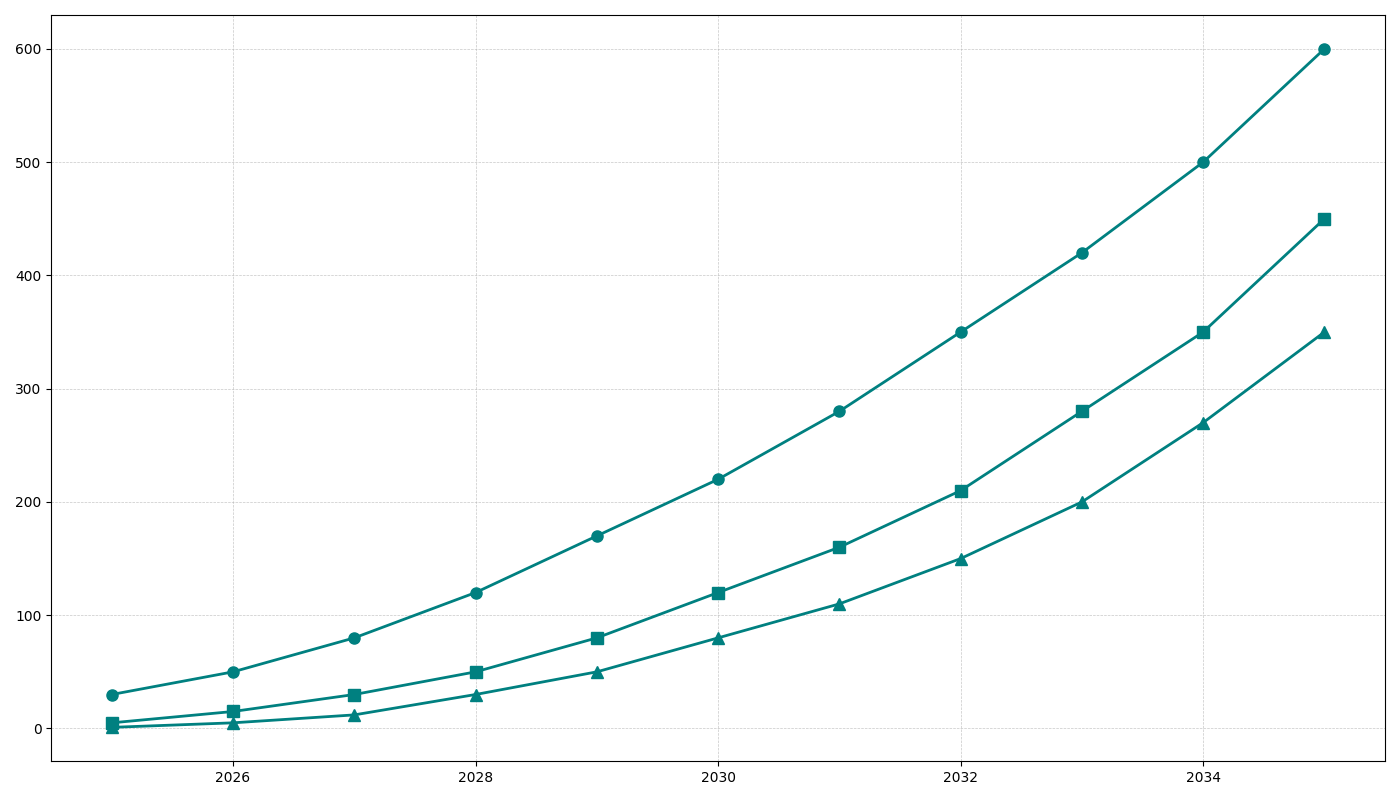

The script that drew this image:
import matplotlib.pyplot as plt
import numpy as np

# Data
years = np.arange(2025, 2036)
auto_vehicles = np.array([30, 50, 80, 120, 170, 220, 280, 350, 420, 500, 600])
drone_deliveries = np.array([5, 15, 30, 50, 80, 120, 160, 210, 280, 350, 450])
hyperloop_pods = np.array([1, 5, 12, 30, 50, 80, 110, 150, 200, 270, 350])

# Setup the figure and subplots
fig, ax1 = plt.subplots(figsize=(14, 8))

# Apply a single color for all plots, e.g., 'teal'
color = 'teal'

# Plot Autonomous Vehicles
ax1.plot(years, auto_vehicles, color=color, marker='o', linestyle='-', linewidth=2, markersize=8)

# Plot Drone Deliveries
ax1.plot(years, drone_deliveries, color=color, marker='s', linestyle='-', linewidth=2, markersize=8)

# Plot Hyperloop Pods
ax1.plot(years, hyperloop_pods, color=color, marker='^', linestyle='-', linewidth=2, markersize=8)

# Adding Grid
ax1.grid(True, linestyle='--', linewidth=0.5, alpha=0.7)

# Automatically adjust the layout to prevent overlap
plt.tight_layout()

# Show the plot
plt.show()
